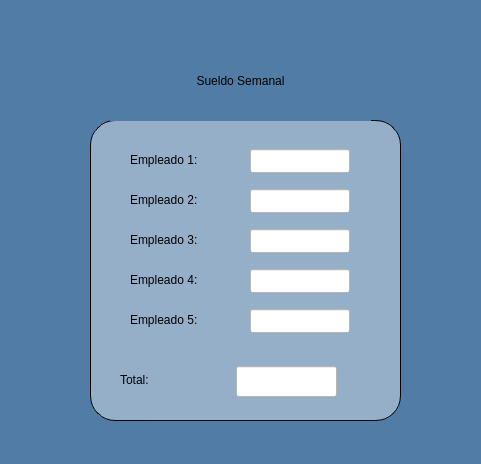
<?xml version="1.0" encoding="UTF-8"?>
<ui version="4.0">
 <class>Dialog</class>
 <widget class="QDialog" name="Dialog">
  <property name="geometry">
   <rect>
    <x>0</x>
    <y>0</y>
    <width>481</width>
    <height>464</height>
   </rect>
  </property>
  <property name="windowTitle">
   <string>Dialog</string>
  </property>
  <property name="styleSheet">
   <string notr="true">background-color: rgb(81, 124, 166);</string>
  </property>
  <widget class="QLineEdit" name="txt_1">
   <property name="geometry">
    <rect>
     <x>250</x>
     <y>149</y>
     <width>100</width>
     <height>24</height>
    </rect>
   </property>
   <property name="styleSheet">
    <string notr="true">font: 9pt &quot;Verdana&quot;;
background-color: rgb(255, 255, 255);</string>
   </property>
   <property name="text">
    <string/>
   </property>
   <property name="readOnly">
    <bool>true</bool>
   </property>
  </widget>
  <widget class="QLabel" name="label_3">
   <property name="geometry">
    <rect>
     <x>130</x>
     <y>150</y>
     <width>111</width>
     <height>20</height>
    </rect>
   </property>
   <property name="styleSheet">
    <string notr="true">background-color: rgba(255, 255, 255, 0);
font: 9pt &quot;Verdana&quot;;</string>
   </property>
   <property name="text">
    <string>Empleado 1:</string>
   </property>
  </widget>
  <widget class="QLineEdit" name="txt_4">
   <property name="geometry">
    <rect>
     <x>250</x>
     <y>269</y>
     <width>100</width>
     <height>24</height>
    </rect>
   </property>
   <property name="styleSheet">
    <string notr="true">background-color: rgb(255, 255, 255);
font: 9pt &quot;Verdana&quot;;</string>
   </property>
   <property name="text">
    <string/>
   </property>
   <property name="readOnly">
    <bool>true</bool>
   </property>
  </widget>
  <widget class="QLineEdit" name="txt_2">
   <property name="geometry">
    <rect>
     <x>250</x>
     <y>189</y>
     <width>100</width>
     <height>24</height>
    </rect>
   </property>
   <property name="styleSheet">
    <string notr="true">font: 9pt &quot;Verdana&quot;;
background-color: rgb(255, 255, 255);</string>
   </property>
   <property name="text">
    <string/>
   </property>
   <property name="readOnly">
    <bool>true</bool>
   </property>
  </widget>
  <widget class="QLineEdit" name="txt_5">
   <property name="geometry">
    <rect>
     <x>250</x>
     <y>309</y>
     <width>100</width>
     <height>24</height>
    </rect>
   </property>
   <property name="styleSheet">
    <string notr="true">background-color: rgb(255, 255, 255);
font: 9pt &quot;Verdana&quot;;</string>
   </property>
   <property name="text">
    <string/>
   </property>
   <property name="readOnly">
    <bool>true</bool>
   </property>
  </widget>
  <widget class="QLabel" name="label_5">
   <property name="geometry">
    <rect>
     <x>130</x>
     <y>190</y>
     <width>111</width>
     <height>20</height>
    </rect>
   </property>
   <property name="styleSheet">
    <string notr="true">background-color: rgba(255, 255, 255, 0);
font: 9pt &quot;Verdana&quot;;</string>
   </property>
   <property name="text">
    <string>Empleado 2:</string>
   </property>
  </widget>
  <widget class="QLabel" name="label_7">
   <property name="geometry">
    <rect>
     <x>130</x>
     <y>270</y>
     <width>111</width>
     <height>20</height>
    </rect>
   </property>
   <property name="styleSheet">
    <string notr="true">background-color: rgba(255, 255, 255, 0);
font: 9pt &quot;Verdana&quot;;</string>
   </property>
   <property name="text">
    <string>Empleado 4:</string>
   </property>
  </widget>
  <widget class="QLabel" name="label_8">
   <property name="geometry">
    <rect>
     <x>130</x>
     <y>310</y>
     <width>111</width>
     <height>20</height>
    </rect>
   </property>
   <property name="styleSheet">
    <string notr="true">background-color: rgba(255, 255, 255, 0);
font: 9pt &quot;Verdana&quot;;</string>
   </property>
   <property name="text">
    <string>Empleado 5:</string>
   </property>
  </widget>
  <widget class="QLineEdit" name="txt_3">
   <property name="geometry">
    <rect>
     <x>250</x>
     <y>229</y>
     <width>100</width>
     <height>24</height>
    </rect>
   </property>
   <property name="styleSheet">
    <string notr="true">background-color: rgb(255, 255, 255);
font: 9pt &quot;Verdana&quot;;</string>
   </property>
   <property name="text">
    <string/>
   </property>
   <property name="readOnly">
    <bool>true</bool>
   </property>
  </widget>
  <widget class="QLabel" name="label_6">
   <property name="geometry">
    <rect>
     <x>130</x>
     <y>230</y>
     <width>111</width>
     <height>20</height>
    </rect>
   </property>
   <property name="styleSheet">
    <string notr="true">background-color: rgba(255, 255, 255, 0);
font: 9pt &quot;Verdana&quot;;</string>
   </property>
   <property name="text">
    <string>Empleado 3:</string>
   </property>
  </widget>
  <widget class="QLineEdit" name="txt_total">
   <property name="geometry">
    <rect>
     <x>236</x>
     <y>366</y>
     <width>101</width>
     <height>31</height>
    </rect>
   </property>
   <property name="styleSheet">
    <string notr="true">background-color: rgb(255, 255, 255);
font: 9pt &quot;Yu Gothic UI&quot;;</string>
   </property>
   <property name="readOnly">
    <bool>true</bool>
   </property>
  </widget>
  <widget class="QLabel" name="label">
   <property name="geometry">
    <rect>
     <x>120</x>
     <y>370</y>
     <width>111</width>
     <height>20</height>
    </rect>
   </property>
   <property name="styleSheet">
    <string notr="true">background-color: rgba(255, 255, 255, 0);
font: 10pt &quot;Yu Gothic UI&quot;;</string>
   </property>
   <property name="text">
    <string>Total:</string>
   </property>
  </widget>
  <widget class="QLabel" name="label_2">
   <property name="geometry">
    <rect>
     <x>110</x>
     <y>40</y>
     <width>261</width>
     <height>81</height>
    </rect>
   </property>
   <property name="styleSheet">
    <string notr="true">font: 20pt &quot;Yu Gothic UI&quot;;</string>
   </property>
   <property name="text">
    <string>Sueldo Semanal</string>
   </property>
   <property name="alignment">
    <set>Qt::AlignCenter</set>
   </property>
  </widget>
  <widget class="QLabel" name="label_4">
   <property name="geometry">
    <rect>
     <x>90</x>
     <y>120</y>
     <width>311</width>
     <height>301</height>
    </rect>
   </property>
   <property name="styleSheet">
    <string notr="true">background-color: rgba(255, 255, 255, 100);
border: 1px solid black;
border-radius: 25px;
</string>
   </property>
   <property name="text">
    <string/>
   </property>
  </widget>
  <zorder>label_4</zorder>
  <zorder>txt_1</zorder>
  <zorder>label_3</zorder>
  <zorder>txt_4</zorder>
  <zorder>txt_2</zorder>
  <zorder>txt_5</zorder>
  <zorder>label_5</zorder>
  <zorder>label_7</zorder>
  <zorder>label_8</zorder>
  <zorder>txt_3</zorder>
  <zorder>label_6</zorder>
  <zorder>txt_total</zorder>
  <zorder>label</zorder>
  <zorder>label_2</zorder>
 </widget>
 <resources/>
 <connections/>
</ui>
